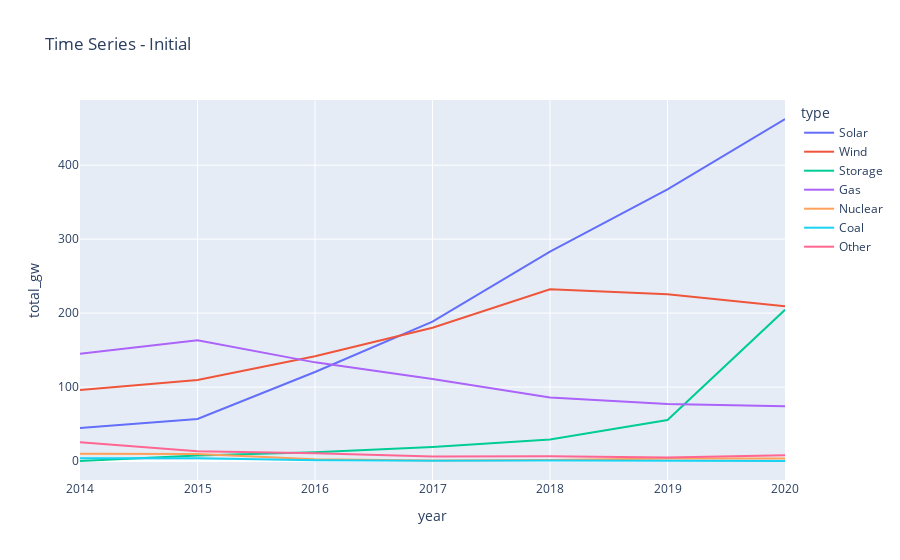

Here is the notebook cell this chart was saved with:
### Code cell
import plotly.express as px



fig0 = px.line(df, x='year', y='total_gw', title='Time Series - Initial ', color ='type' )

# fig0.update_xaxes(rangeslider_visible=True)
fig0.show()

### Figure 1 — Plotly figure (JSON) as saved in the notebook; plotly's stock layout.template omitted (floating-point values rounded to 4 significant figures)
{"data": [{"hovertemplate": "type=Solar<br>year=%{x}<br>total_gw=%{y}<extra></extra>", "legendgroup": "Solar", "line": {"color": "#636efa", "dash": "solid"}, "marker": {"symbol": "circle"}, "mode": "lines", "name": "Solar", "orientation": "v", "showlegend": true, "type": "scatter", "x": [2014, 2015, 2016, 2017, 2018, 2019, 2020], "xaxis": "x", "y": [44.56, 56.82, 120.3, 188.5, 283.0, 367.2, 462.4], "yaxis": "y"}, {"hovertemplate": "type=Wind<br>year=%{x}<br>total_gw=%{y}<extra></extra>", "legendgroup": "Wind", "line": {"color": "#EF553B", "dash": "solid"}, "marker": {"symbol": "circle"}, "mode": "lines", "name": "Wind", "orientation": "v", "showlegend": true, "type": "scatter", "x": [2014, 2015, 2016, 2017, 2018, 2019, 2020], "xaxis": "x", "y": [95.88, 109.6, 141.7, 180.2, 232.2, 225.5, 209.1], "yaxis": "y"}, {"hovertemplate": "type=Storage<br>year=%{x}<br>total_gw=%{y}<extra></extra>", "legendgroup": "Storage", "line": {"color": "#00cc96", "dash": "solid"}, "marker": {"symbol": "circle"}, "mode": "lines", "name": "Storage", "orientation": "v", "showlegend": true, "type": "scatter", "x": [2014, 2015, 2016, 2017, 2018, 2019, 2020], "xaxis": "x", "y": [0, 7.303, 11.74, 18.88, 29.03, 55.4, 204.5], "yaxis": "y"}, {"hovertemplate": "type=Gas<br>year=%{x}<br>total_gw=%{y}<extra></extra>", "legendgroup": "Gas", "line": {"color": "#ab63fa", "dash": "solid"}, "marker": {"symbol": "circle"}, "mode": "lines", "name": "Gas", "orientation": "v", "showlegend": true, "type": "scatter", "x": [2014, 2015, 2016, 2017, 2018, 2019, 2020], "xaxis": "x", "y": [145.1, 163.3, 133.4, 110.9, 86.01, 77.21, 74.02], "yaxis": "y"}, {"hovertemplate": "type=Nuclear<br>year=%{x}<br>total_gw=%{y}<extra></extra>", "legendgroup": "Nuclear", "line": {"color": "#FFA15A", "dash": "solid"}, "marker": {"symbol": "circle"}, "mode": "lines", "name": "Nuclear", "orientation": "v", "showlegend": true, "type": "scatter", "x": [2014, 2015, 2016, 2017, 2018, 2019, 2020], "xaxis": "x", "y": [9.963, 9.554, 2.36, 0.8248, 1.23, 3.333, 3.382], "yaxis": "y"}, {"hovertemplate": "type=Coal<br>year=%{x}<br>total_gw=%{y}<extra></extra>", "legendgroup": "Coal", "line": {"color": "#19d3f3", "dash": "solid"}, "marker": {"symbol": "circle"}, "mode": "lines", "name": "Coal", "orientation": "v", "showlegend": true, "type": "scatter", "x": [2014, 2015, 2016, 2017, 2018, 2019, 2020], "xaxis": "x", "y": [3.62, 3.661, 0.875, 0.193, 0.819, 0.05, 0.1307], "yaxis": "y"}, {"hovertemplate": "type=Other<br>year=%{x}<br>total_gw=%{y}<extra></extra>", "legendgroup": "Other", "line": {"color": "#FF6692", "dash": "solid"}, "marker": {"symbol": "circle"}, "mode": "lines", "name": "Other", "orientation": "v", "showlegend": true, "type": "scatter", "x": [2014, 2015, 2016, 2017, 2018, 2019, 2020], "xaxis": "x", "y": [25.41, 13.16, 10.47, 6.233, 6.589, 4.648, 7.913], "yaxis": "y"}], "layout": {"legend": {"title": {"text": "type"}, "tracegroupgap": 0}, "title": {"text": "Time Series - Initial "}, "xaxis": {"anchor": "y", "domain": [0, 1], "title": {"text": "year"}}, "yaxis": {"anchor": "x", "domain": [0, 1], "title": {"text": "total_gw"}}}}
